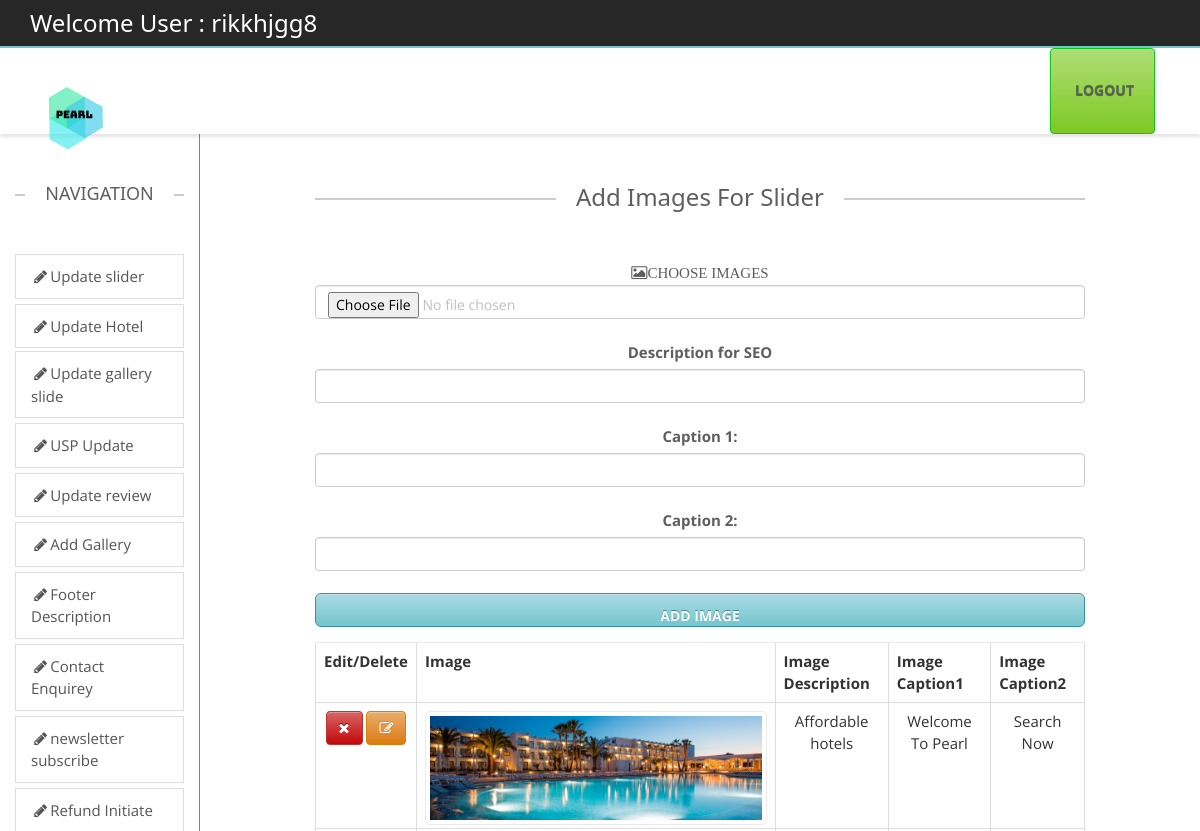
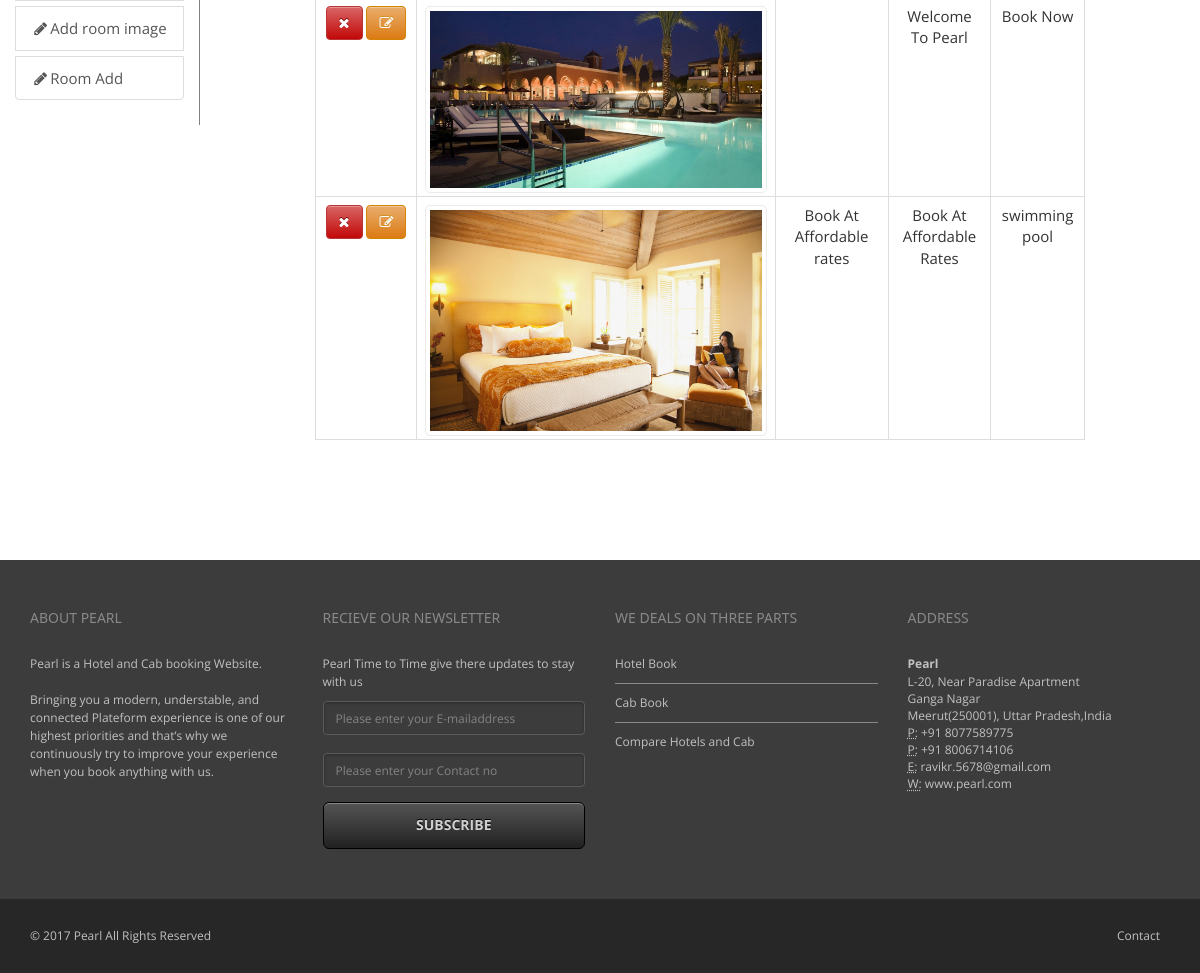
Screenshot of /backend/addimage.php (signed in) with the database file from the repository (2 pictures, top to bottom).
### tables this page shows
CREATE TABLE `slider` (
  `id` int(11) NOT NULL,
  `Path` varchar(200) DEFAULT NULL,
  `description` varchar(300) DEFAULT NULL,
  `caption` varchar(200) DEFAULT NULL,
  `caption2` varchar(200) DEFAULT NULL
);

### public_html/backend/addimage.php (the view, shortened to what this page needs)
<?php
include("headeradmin.php");
include("navigation.php");?>
        <div class="col-sm-1 ">
        </div>
		<div class="col-sm-8">
        <div class="containe-fluid text-center" >
             <h3 class="lined-heading mt50">
            <span>
          Add Images For Slider
            </span>
        </h3>
        <form action="add.php" class="form-group" method="post" enctype="multipart/form-data" >
        <label class="fa fa-photo">CHOOSE IMAGES</label><br>
        <input class="form-control" type="file" id="image" name="image" required/><br>
        <label >Description for  SEO</label><br>
        <input class="form-control" type="text" value="" name="description" id="description" /><br>
         <label >Caption 1:</label><br>
        <input class="form-control" type="text" value="" name="caption" id="caption" /><br>
        <label >Caption 2:</label><br>
        <input class="form-control" type="text" value="" name="caption1" id="caption1" /><br>
        <input type="submit" class="form-control btn btn-lg btn-primary" value="Add Image" />
        </form>
         <table class="table table-hover table-stripped table-bordered">
           <tr>
         <th>Edit/Delete</th> <th>Image</th> <th>Image Description</th> <th>Image Caption1</th> <th>Image Caption2</th>
           </tr>
          <?php
		  include("connect.php");
             $res=mysqli_query($con,"select * from slider")or die(mysqli_error($con));
		     while($row=mysqli_fetch_array($res)){
		  ?>
             <tr>
             <td>
             <a href="updateslider.php?iddelete=<?php echo $row[0];?>" class="btn btn-danger"><span class="fa fa-remove"></span> </a>
             <a href="updateslider.php?idedit=<?php echo $row[0];?>" class="btn btn-warning"><span class="fa fa-edit"></span> </a>
             </td>
             <td>
               <img src="../images/slides/<?php echo $row[1];?>" class="img img-thumbnail" style="col-sm-2" />
             </td>
             <td>
             <?php echo $row[2];?>
             </td>
             <td>
             <?php echo $row[3];?>
             </td>
             <td>
             <?php echo $row[4];?>
             </td>
             </tr>
          <?php }?>
        </table>
		</div>
		</div>
        <div class="col-sm-1">
        </div>
	</div>
</div>
<?php include("footer.php");?>

### public_html/backend/css/theme.css (style rules this page uses)
body { overflow-x: hidden; }
html, html a { -webkit-font-smoothing: antialiased !important; }
h1, h2, h3, h4, h5, h6, .h1, .h2, .h3, .h4, .h5, .h6 { font-family: "Open Sans", "Helvetica Neue", Helvetica, Arial, sans-serif; font-weight: 600; line-height: 1.1; color: #5e5e5e; }
h3, .h3 { font-size: 18px; }
.lined-heading { position: relative; margin-top: 0; margin-bottom: 50px; text-align: center; display: block; }
h1.lined-heading:before, h2.lined-heading:before, h3.lined-heading:before, h4.lined-heading:before, h5.lined-heading:before, h6.lined-heading:before { position: absolute; top: 50%; z-index: 1; display: block; width: 100%; height: 1px; border-top: 2px solid #ccc; content: ""; }
h1.lined-heading span, h2.lined-heading span, h3.lined-heading span, h4.lined-heading span, h5.lined-heading span, h6.lined-heading span { position: relative; z-index: 1; padding: 0 20px; background: #fff; display: inline-block; }
body ,.ui-widget, .revolution-starhotel { font-family: "Open Sans", "Helvetica Neue", Helvetica, Arial, sans-serif !important; font-size: 13px; }
a { text-decoration: none; -webkit-transition: color 0.2s ease-in; -moz-transition: color 0.2s ease-in; -ms-transition: color 0.2s ease-in; -o-transition: color 0.2s ease-in; transition: color 0.2s ease-in; }
.mt50 { margin-top: 50px; }
label { color: #5e5e5e; }
.form-control { color: #bfbfbf; }
.btn { background: -moz-linear-gradient(top, rgba(255,255,255,0.38) 0%, rgba(255,255,255,0) 100%); background: -webkit-gradient(linear, left top, left bottom, color-stop(0%, rgba(255,255,255,0.38)), color-stop(100%, rgba(255,255,255,0))); background: -webkit-linear-gradient(top, rgba(255,255,255,0.38) 0%, rgba(255,255,255,0) 100%); background: -o-linear-gradient(top, rgba(255,255,255,0.38) 0%, rgba(255,255,255,0) 100%); background: -ms-linear-gradient(top, rgba(255,255,255,0.38) 0%, rgba(255,255,255,0) 100%); background: linear-gradient(to bottom, rgba(255,255,255,0.38) 0%, rgba(255,255,255,0) 100%); filter: progid:DXImageTransform.Microsoft.gradient( startColorstr='#61ffffff', endColorstr='#00ffffff', GradientType=0 ); color: #ffffff; -webkit-box-shadow: inset 0 1px 0 0 rgba(255,255,255,0.3); box-shadow: inset 0 1px 0 0 rgba(255,255,255,0.3); -webkit-transition: all 0.1s ease-in; -moz-transition: all 0.1s ease-in; -ms-transition: all 0.1s ease-in; -o-transition: all 0.1s ease-in; transition: all 0.1s ease-in; text-transform: uppercase; font-weight: bold; }
.btn-lg { padding: 13px 18px; font-size: 14px; }
.btn-warning { background-color: #dc7b13; border-color: #d48405; text-shadow: 0 -1px 0 #d29128; }
.btn-danger { background-color: #c20808; border-color: #ba3535; text-shadow: 0 -1px 0 #760202; }
.img-thumbnail { border: 1px solid #ebebeb; -webkit-border-radius: 5px 5px 5px 5px; border-radius: 5px 5px 5px 5px; }
.table > thead > tr > th, .table > tbody > tr > th, .table > tfoot > tr > th, .table > thead > tr > td, .table > tbody > tr > td, .table > tfoot > tr > td { border-top: 1px solid #ebebeb; }

### public_html/backend/css/w3.css (style rules this page uses)
button,hr,input { overflow:visible }
html { box-sizing:border-box;-ms-text-size-adjust:100%;-webkit-text-size-adjust:100%;overflow-x:hidden }
*,:after,:before { box-sizing:inherit }
body { margin:0 }
a { background-color:transparent;-webkit-text-decoration-skip:objects;color:inherit }
img { border-style:none;margin-bottom:-5px }
button,input,select,textarea { font:inherit;margin:0 }
[type=reset],[type=submit],button,html [type=button] { -webkit-appearance:button }
body,html { font-family:Verdana,sans-serif;font-size:15px;line-height:1.5 }
h3 { font-size:24px }
h1,h2,h3,h4,h5,h6 { font-family:"Segoe UI",Arial,sans-serif;font-weight:400;margin:10px 0 }

### public_html/backend/css/colors/turquoise.css (style rules this page uses)
a { color: #75c5cf; }
.btn-primary { background-color: #75c5cf; border-color: #35929e; text-shadow: 0 -1px 0 #50878e; }

### rows the page displays
slider: Path (picture), description "Affordable hotels", caption "Welcome To Pearl", caption2 "Search Now"
slider: Path (picture), caption "Welcome To Pearl", caption2 "Book Now"
slider: Path (picture), description "Book At Affordable rates", caption "Book At Affordable Rates", caption2 "swimming pool"

### other values shown
$_SESSION['login_user'] "rikkhjgg8"
